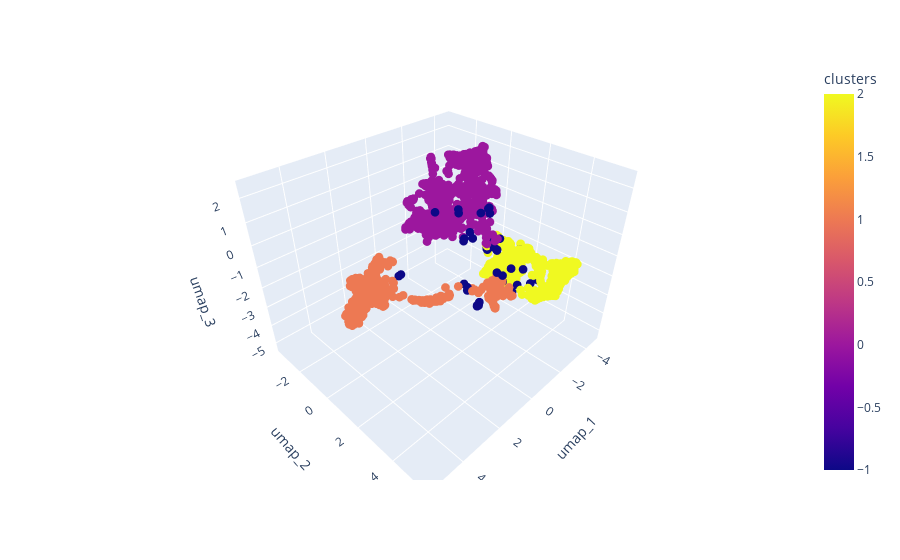

The code cell stored with this chart in its notebook:
### Code cell
fig = px.scatter_3d(df, x='umap_1', y='umap_2', z='umap_3', color='clusters')
fig.update_traces(marker=dict(size=3))
fig.show()

### Figure 1 — Plotly figure (JSON) as saved in the notebook; plotly's stock layout.template omitted (floating-point values rounded to 4 significant figures; data arrays with more than 128 entries replaced by an {"elided": "..."} marker saying what was removed)
{"data": [{"hoverlabel": {"namelength": 0}, "hovertemplate": "umap_1=%{x}<br>umap_2=%{y}<br>umap_3=%{z}<br>clusters=%{marker.color}", "legendgroup": "", "marker": {"color": {"elided": "2225 int values"}, "coloraxis": "coloraxis", "size": 3, "symbol": "circle"}, "mode": "markers", "name": "", "scene": "scene", "showlegend": false, "type": "scatter3d", "x": {"elided": "2225 float values"}, "y": {"elided": "2225 float values"}, "z": {"elided": "2225 float values"}}], "layout": {"coloraxis": {"colorbar": {"title": {"text": "clusters"}}, "colorscale": [[0, "#0d0887"], [0.1111, "#46039f"], [0.2222, "#7201a8"], [0.3333, "#9c179e"], [0.4444, "#bd3786"], [0.5556, "#d8576b"], [0.6667, "#ed7953"], [0.7778, "#fb9f3a"], [0.8889, "#fdca26"], [1, "#f0f921"]]}, "legend": {"tracegroupgap": 0}, "margin": {"t": 60}, "scene": {"domain": {"x": [0, 1], "y": [0, 1]}, "xaxis": {"title": {"text": "umap_1"}}, "yaxis": {"title": {"text": "umap_2"}}, "zaxis": {"title": {"text": "umap_3"}}}}}
